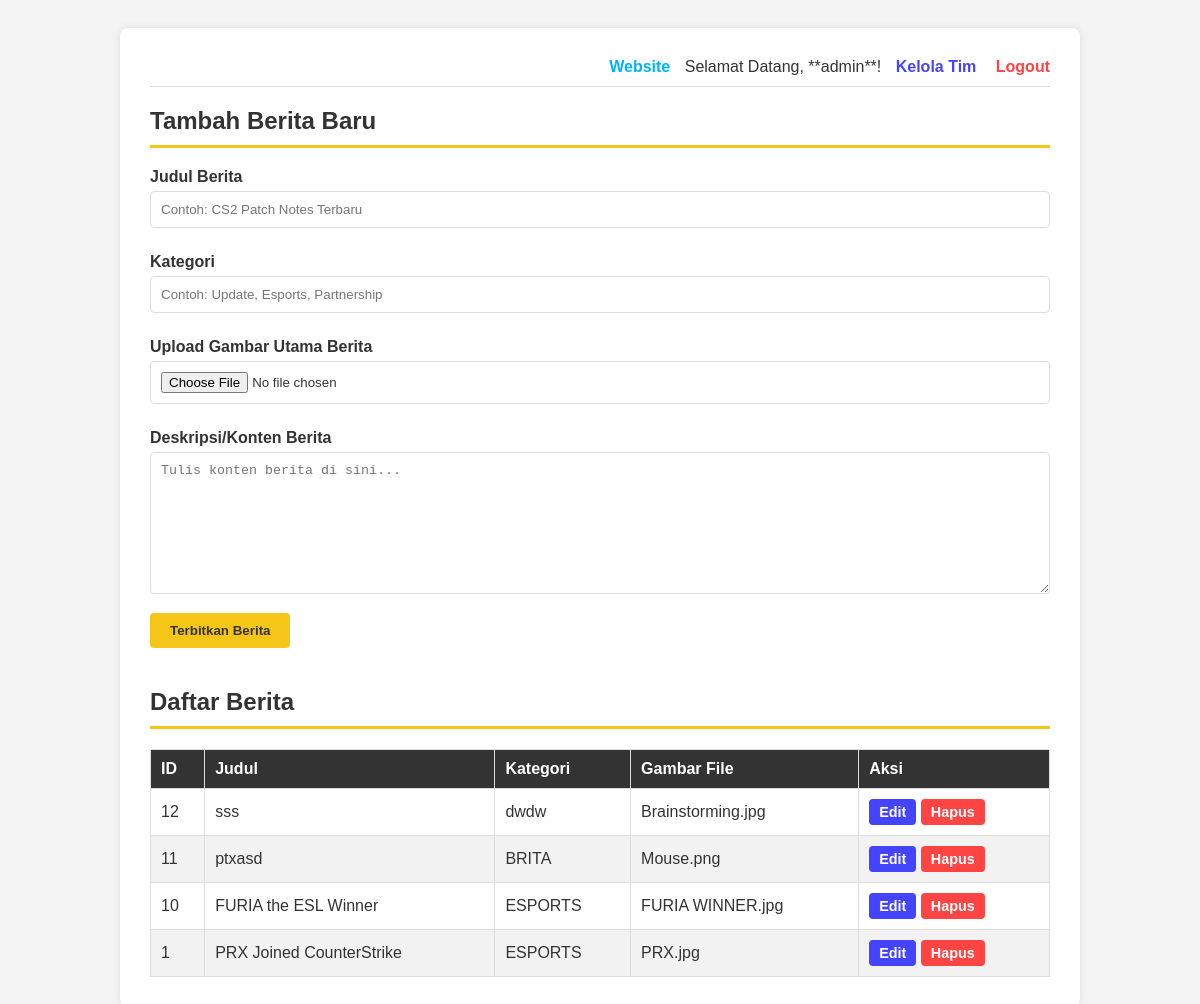
/admin.php (signed in), run on the app's committed database.
### tables this page shows
CREATE TABLE `news` (
  `id` int(11) NOT NULL,
  `judul` varchar(255) NOT NULL,
  `deskripsi` text NOT NULL,
  `kategori` varchar(50) NOT NULL,
  `gambar` varchar(255) NOT NULL,
  `tanggal` timestamp NOT NULL DEFAULT current_timestamp()
);

### admin.php (the view, shortened to what this page needs)
<?php
include 'koneksi.php';
?>
<!DOCTYPE html>
<html lang="en">
<head>
</head>
<body>
<div class="admin-container">
    <div class="header-admin-nav">
        <a href="index.php" class="nav-link" style="color: #00b3ffff; padding-right: 10px;">Website</a>
        Selamat Datang, **<?= htmlspecialchars($_SESSION['username']) ?>**!
        <a href="admin_team.php" class="nav-link" style="color: #4444ff;">Kelola Tim</a>
        <a href="logout.php" class="logout-link">Logout</a>
    </div>
    <h2>Tambah Berita Baru</h2>
    <form action="" method="POST" enctype="multipart/form-data">
        <label>Judul Berita</label>
        <input type="text" name="judul" required placeholder="Contoh: CS2 Patch Notes Terbaru">
        <label>Kategori</label>
        <input type="text" name="kategori" required placeholder="Contoh: Update, Esports, Partnership">
        <label>Upload Gambar Utama Berita</label>
        <input type="file" name="gambar_file" accept="image/*" required>
        <label>Deskripsi/Konten Berita</label>
        <textarea name="deskripsi" rows="8" required placeholder="Tulis konten berita di sini..."></textarea>
        <button type="submit" name="tambah">Terbitkan Berita</button>
    </form>
    <h2 style="margin-top: 40px;">Daftar Berita </h2>
    <table>
        <thead>
            <tr>
                <th>ID</th>
                <th>Judul</th>
                <th>Kategori</th>
                <th>Gambar File</th>
                <th>Aksi</th>
            </tr>
        </thead>
        <tbody>
            <?php
            $tampil = mysqli_query($conn, "SELECT * FROM news ORDER BY id DESC");
            while($data = mysqli_fetch_array($tampil)) :
            ?>
            <tr>
                <td><?= $data['id'] ?></td>
                <td><?= htmlspecialchars($data['judul']) ?></td>
                <td><?= htmlspecialchars($data['kategori']) ?></td>
                <td><?= htmlspecialchars($data['gambar']) ?></td>
                <td>
                    <a href="edit_news.php?id=<?= $data['id'] ?>" class="btn-edit">Edit</a>
                    <a href="admin.php?hapus=<?= $data['id'] ?>" class="btn-delete" onclick="return confirm('Yakin ingin hapus berita ini?')">Hapus</a>
                </td>
            </tr>
            <?php endwhile; ?>
        </tbody>
    </table>
</div>
</body>
</html>

### admin.php (style rules this page uses)
:root { --primary-color: #f5c518; --danger-color: #ff4444; --info-color: #007bff; --dark-color: #333; --light-bg: #f4f4f4; --box-bg: #ffffff; --border-color: #ddd; }
body { font-family: 'Poppins', sans-serif; padding: 20px; background: var(--light-bg); color: var(--dark-color); }
.admin-container { max-width: 900px; margin: auto; background: var(--box-bg); padding: 30px; border-radius: 8px; box-shadow: 0 0 10px rgba(0,0,0,0.1); }
.header-admin-nav { text-align: right; padding-bottom: 10px; margin-bottom: 20px; border-bottom: 1px solid var(--border-color); }
.header-admin-nav .nav-link { color: var(--info-color); text-decoration: none; font-weight: bold; margin-left: 10px; transition: color 0.2s; }
.header-admin-nav .logout-link { margin-left: 15px; color: var(--danger-color); text-decoration: none; font-weight: bold; transition: color 0.2s; }
h2 { border-bottom: 3px solid var(--primary-color); padding-bottom: 10px; margin-bottom: 20px; }
label { display: block; margin-top: 10px; font-weight: bold; }
input[type=text], input[type=file], textarea { width: 100%; padding: 10px; margin: 5px 0 15px; border: 1px solid var(--border-color); border-radius: 4px; box-sizing: border-box; }
button { background: var(--primary-color); border: none; padding: 10px 20px; cursor: pointer; font-weight: bold; color: var(--dark-color); border-radius: 4px; }
table { width: 100%; border-collapse: collapse; margin-top: 20px; }
th, td { border: 1px solid var(--border-color); padding: 10px; text-align: left; }
th { background: var(--dark-color); color: white; }
tr:nth-child(even) { background: #f2f2f2; }
.btn-delete, .btn-edit { text-decoration: none; padding: 5px 10px; border-radius: 4px; font-size: 0.9rem; font-weight: bold; display: inline-block; }
.btn-delete { background: var(--danger-color); color: white; }
.btn-edit { background: #4444ff; color: white; }

### data on the page
news: id "12", judul "sss", kategori "dwdw", gambar "Brainstorming.jpg"
news: id "11", judul "ptxasd", kategori "BRITA", gambar "Mouse.png"
news: id "10", judul "FURIA the ESL Winner", kategori "ESPORTS", gambar "FURIA WINNER.jpg"
news: id "1", judul "PRX Joined CounterStrike", kategori "ESPORTS", gambar "PRX.jpg"

### other printed values
$_SESSION['username'] "admin"
